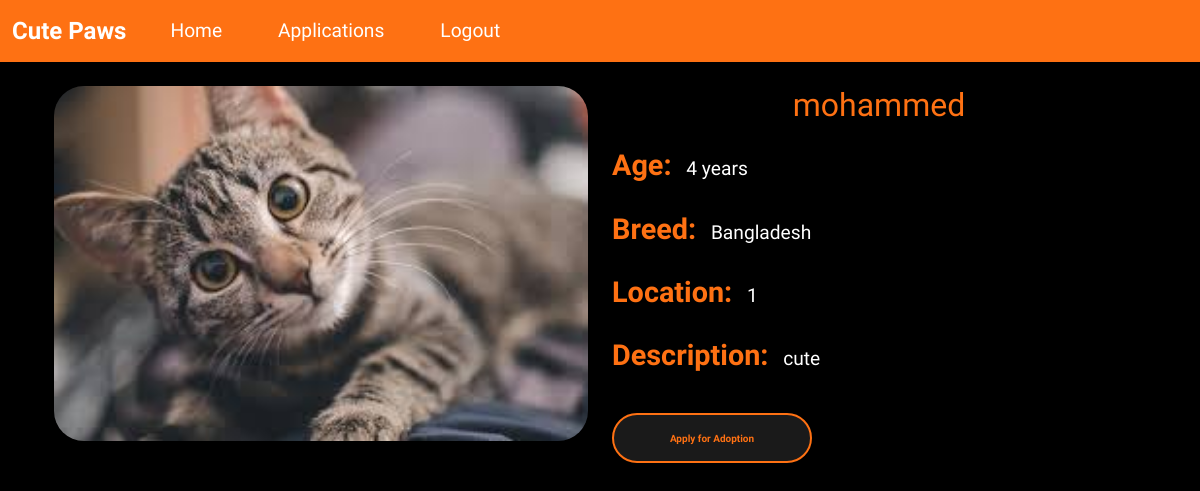
Page /pet/8 (signed in) on the earlier database version.
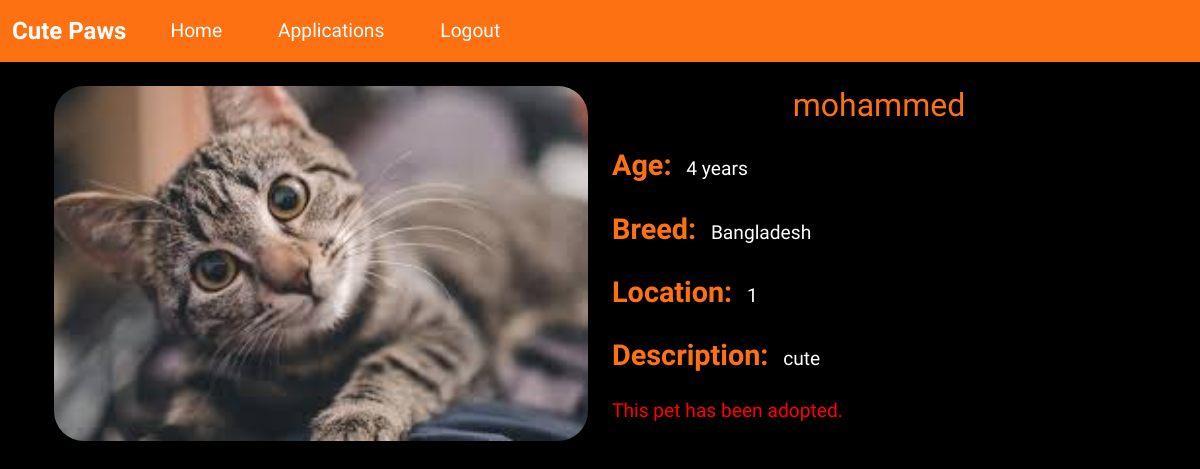
Same page on the later database version.
### wepsite/models.py (models this page shows)
class Pet(db.Model):
    id             = db.Column(db.Integer, primary_key=True)
    name           = db.Column(db.String(100))
    age            = db.Column(db.Integer)
    breed          = db.Column(db.String(100))
    description    = db.Column(db.Text)
    city           = db.Column(db.String(100))  # Changed from location to city
    image_filename = db.Column(db.String(200))
    is_adopted     = db.Column(db.Boolean, default=False)
    is_deleted = db.Column(db.Boolean, default=False)
    adoption_date = db.Column(db.DateTime)
    posted_by      = db.Column(db.Integer, db.ForeignKey('user.id'))
    poster = db.relationship('User', foreign_keys=[posted_by])
    applications = db.relationship(
        'AdoptionApplication',
        backref="pet",
        lazy=True,
        cascade="all, delete-orphan"
    )

### wepsite/views.py (the view)
@views.route('/pet/<int:pet_id>')
@login_required
def pet_detail(pet_id):
    pet = Pet.query.get_or_404(pet_id)
    return render_template('pet_detail.html', user=current_user, pet=pet)

### wepsite/templates/pet_detail.html (shortened to what this page needs)
{% extends "base.html" %}
{% block extra_css %}
<link rel="stylesheet" href="{{ url_for('static', filename='css/pet_detail.css') }}">
{% endblock %}
{% block content %}
<div class="container mt-4">
    <div class="row">
        <div class="col-md-6">
            <img src="{{ url_for('static', filename='uploads/' + pet.image_filename) }}" class="img-fluid" alt="{{ pet.name }}">
        </div>
        <div class="col-md-6">
            <h1>{{ pet.name }}</h1>
            <p><strong>Age:</strong> {{ pet.age }} years</p>
            <p><strong>Breed:</strong> {{ pet.breed }}</p>
            <p><strong>Location:</strong> {{ pet.city }}</p>
            <p><strong>Description:</strong> {{ pet.description }}</p>
        {% if not current_user.is_admin and not pet.is_adopted %}
            <button class="btn btn-primary" data-bs-toggle="modal" data-bs-target="#adoptionModal">
                Apply for Adoption
            </button>
        {% endif %}
            {% if pet.is_adopted %}
                <p class="adoptedCat" style="color: red;">This pet has been adopted.</p>
        {% endif %}
        </div>
    </div>
</div>
  </div>
{% endblock %}

### wepsite/templates/base.html (shortened to what this page needs)
<!DOCTYPE html>
<html lang="en">
<head>
    <link href="https://cdn.jsdelivr.net/npm/bootstrap@5.3.2/dist/css/bootstrap.min.css" rel="stylesheet"
>
    <link rel="stylesheet" href="https://cdn.jsdelivr.net/npm/bootstrap-icons@1.10.0/font/bootstrap-icons.css">
    <link rel="stylesheet" href="https://cdnjs.cloudflare.com/ajax/libs/font-awesome/6.4.0/css/all.min.css"
 />
    {% block extra_css %}{% endblock %}
</head>
<body>
    <nav class="navbar navbar-expand-lg sticky-top">
        <div class="container-fluid">
            <a class="navbar-brand" href="#">Cute Paws</a>
            <div class="collapse navbar-collapse" id="navbar">
                <div class="navbar-nav">
                {% if current_user.is_authenticated %}
                    <a class="nav-item nav-link" href="{{ url_for('views.home') }}">Home</a>
                    <a class="nav-item nav-link" href="{{ url_for('views.applications') }}">Applications</a>
                    <a class="nav-item nav-link" href="{{ url_for('auth.logout') }}">Logout</a>
                {% else %}
                    <a class="nav-item nav-link" href="{{ url_for('auth.login') }}">Login</a>
                    <a class="nav-item nav-link" href="{{ url_for('auth.sign_up') }}">Register</a>
                {% endif %}
                </div>
            </div>
        </div>
    </nav>
    <div class="container">
        {% block content %}
        {% endblock %}
</body>
</html>

### wepsite/static/css/pet_detail.css (style rules this page uses)
h1 { color: #fe7113; font-size: 2em; text-align: center; }
p { margin-top: 20px; font-size: 1.2em; }
strong { color: #fe7113; font-size: 1.5em; margin-right: 10px; }
.col-md-6 .img-fluid { width: 100%; height: auto; border-radius: 30px; margin-bottom: 20px; }

### wepsite/templates/base.html (style rules this page uses)
body { background-color: #000000; font-family: "Saira", sans-serif; font-optical-sizing: auto; color: #fff; margin: 0; padding: 0; height: 100vh; }
.navbar { background-color: #fe7113; }
.navbar-brand { font-size: 1.5rem; font-weight: bold; color: #fff; }
.navbar-nav .nav-link { color: #fff; font-size: 1.2rem; margin-right: 20px; margin-left: 20px; }

Differences in the rows shown:
changed Pet "mohammed": is_adopted False → True (drawn)
Other differences:
text no longer shown: "Apply for Adoption"
text now shown: "This pet has been adopted."
